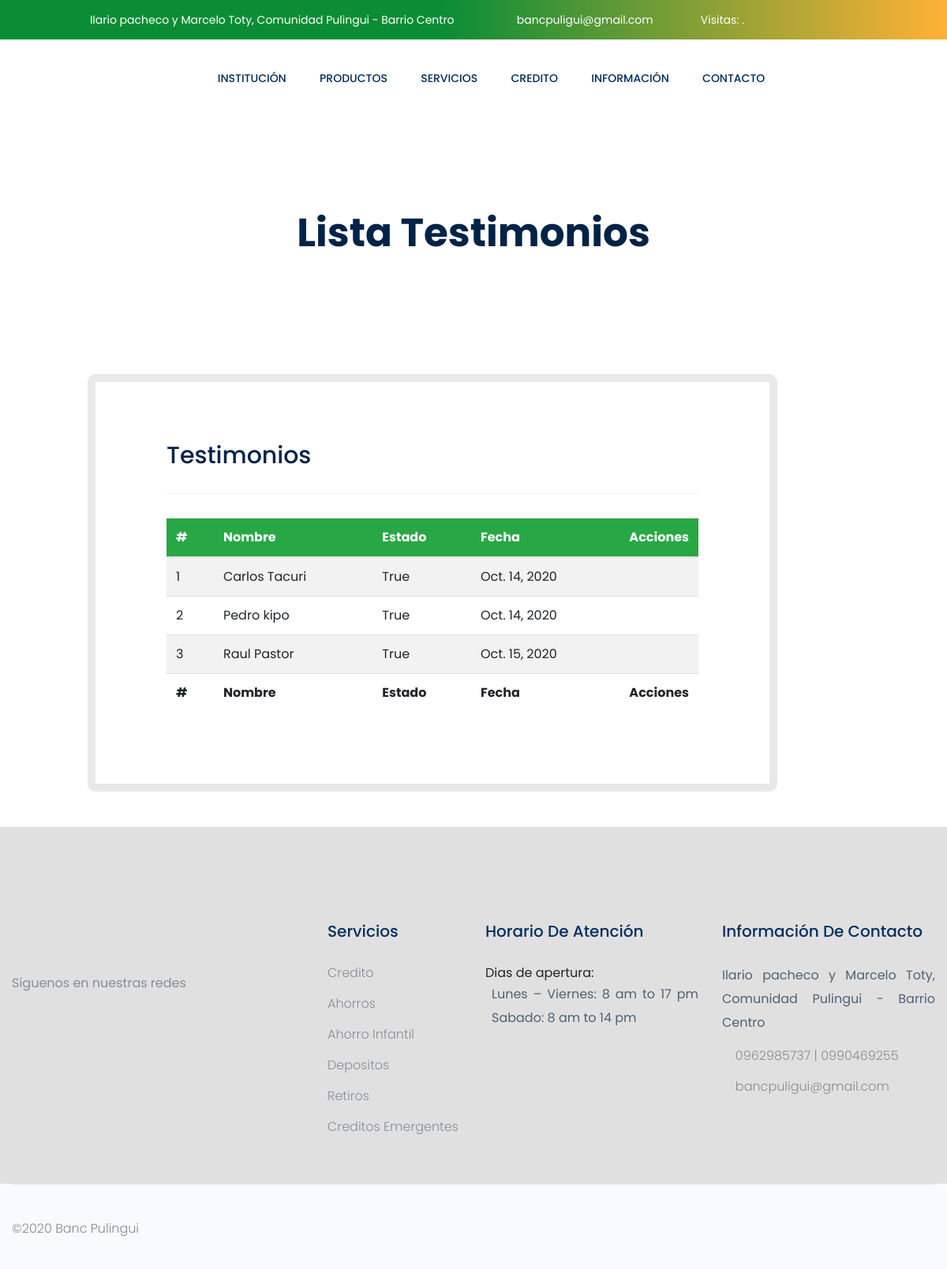
The app's page /listar-testimonio/ (signed in) with its own data.
### app/models.py (models this page shows, shortened)
class Testimonio(models.Model):
	name = models.CharField('Nombres',max_length=200)
	description = models.CharField('Testimonio', max_length=500, null=True, blank=True)
	image = models.ImageField('Imagen',null=True,blank=True, upload_to='testimonios', default='placeholder.png')
	date = models.DateField(auto_now_add=True)
	active = models.BooleanField('Activar', default=False)

### app/views.py (the view)
@login_required(login_url='home')
def listarTestimonio(request):
    listpost =  Testimonio.objects.all()
    context = {'listpost':listpost }
    return render (request, 'testimonios/list-testimonio.html',context)

### templates/testimonios/list-testimonio.html (shortened to what this page needs)
{% extends 'index.html' %} {% load static %}  {% block container %}
<div class="slider-area">
  <div
    class="single-slider slider-height2 d-flex align-items-center"
    data-background="{% static 'assets/img/hero/serv.jpg' %}"
  >
    <div class="container">
      <div class="row">
        <div class="col-xl-12">
          <div class="hero-cap text-center">
            <h2 style="color: rgb(0, 35, 71);">Lista Testimonios</h2>
          </div>
        </div>
      </div>
    </div>
  </div>
</div>
<section class="about_area section_gap">
  <div class="container">
    <div class="row h_blog_item" style="justify-content: center;">
      <div class="col-lg-8">
        <div class="h_blog_text">
          <div class="h_blog_text_inner left right">
            <h4>Testimonios</h4>
            <hr />
            <div class="main-container">
                <div class="table-responsive">
                    <table id="add-row" class="display table table-striped table-hover">
                        <thead class="bg-success" style="color: white;">
                            <tr>
                                <th>#</th>
                                <th>Nombre</th>
                                <th>Estado</th>
                                <th>Fecha</th>
                                <th style="width: 10%">Acciones</th>
                            </tr>
                        </thead>
                        <tfoot>
                            <tr>
                                <th>#</th>
                                <th>Nombre</th>
                                <th>Estado</th>
                                <th>Fecha</th>
                                <th>Acciones</th>
                            </tr>
                        </tfoot>
                        <tbody>
                            {% for dato in listpost %}
                            <tr>
                                <td>{{dato.id}}</td>
                                <td>{{dato.name}}</td>
                                <td>{{dato.active}}</td>
                                <td>{{dato.date}}</td>
                                <td>
                                    <div class="form-button-action">
                                        <a href="{%  url 'editar-testimonio' dato.id %}" data-original-title="Editar Producto">
                                            <i class="fa fa-edit" style="color: rgb(5, 37, 105);"></i>
                                    </a>
                                        <a href="{%  url 'eliminar-testimonio' dato.id %}" data-original-title="Eliminar Producto">
                                            <i class="fa fa-times" style="color: rgb(143, 5, 5);"></i>
                                        </a>
                                    </div>
                                </td>
                            </tr>
                            {% endfor %}
                        </tbody>
                    </table>
                </div>
            </div>
          </div>
        </div>
      </div>
    </div>
  </div>
</section>
{% endblock container %}

### templates/testimonios/list-testimonio.html (style rules this page uses)
.section_gap { padding: 25px 0; }
.h_blog_item .h_blog_text { padding-top: 0px; padding-bottom: 20px; }
.h_blog_item .h_blog_text .h_blog_text_inner { background: #fff; padding: 75px 90px; border-radius: 10px; }
.h_blog_item .h_blog_text .h_blog_text_inner.left { position: relative; z-index: 2; }
.h_blog_item .h_blog_text .h_blog_text_inner.right { margin-left: -104px; position: relative; z-index: 1; border: 10px solid #e9e9e9; }
.h_blog_item .h_blog_text .h_blog_text_inner h4 { color: #002347; font-size: 30px; margin-bottom: 15px; }

### records on screen
Testimonio: id "1", name "Carlos Tacuri", active "True", date "Oct. 14, 2020"
Testimonio: id "2", name "Pedro kipo", active "True", date "Oct. 14, 2020"
Testimonio: id "3", name "Raul Pastor", active "True", date "Oct. 15, 2020"
